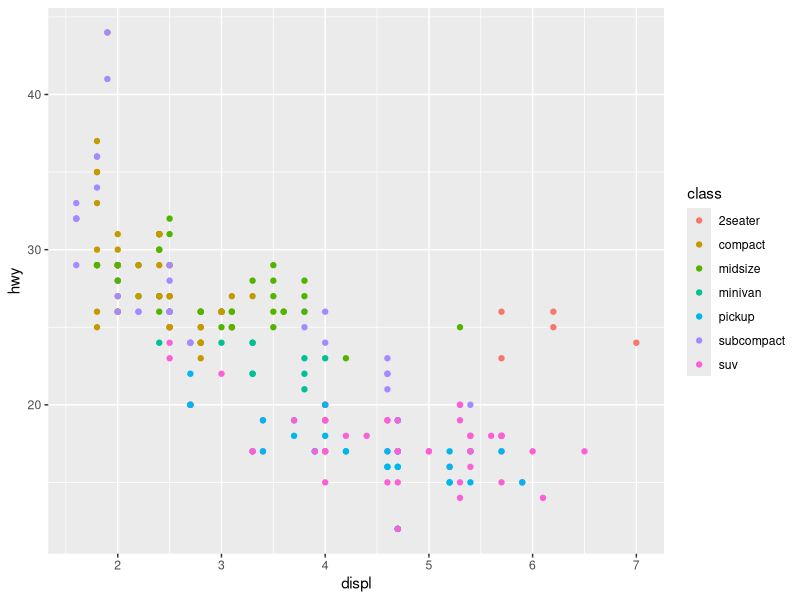
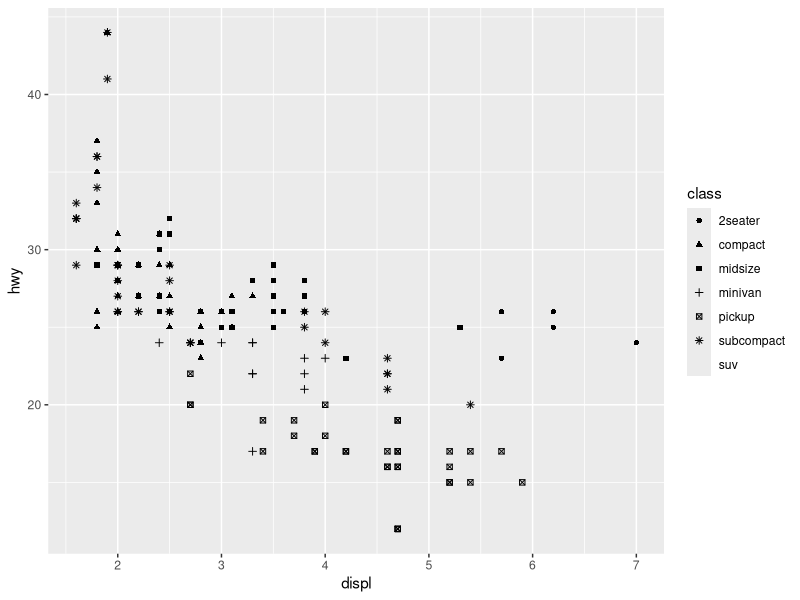
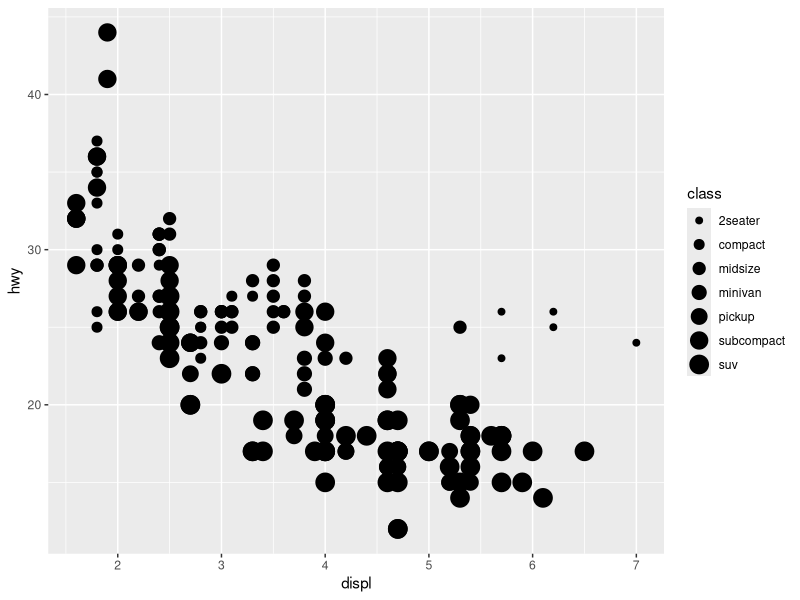
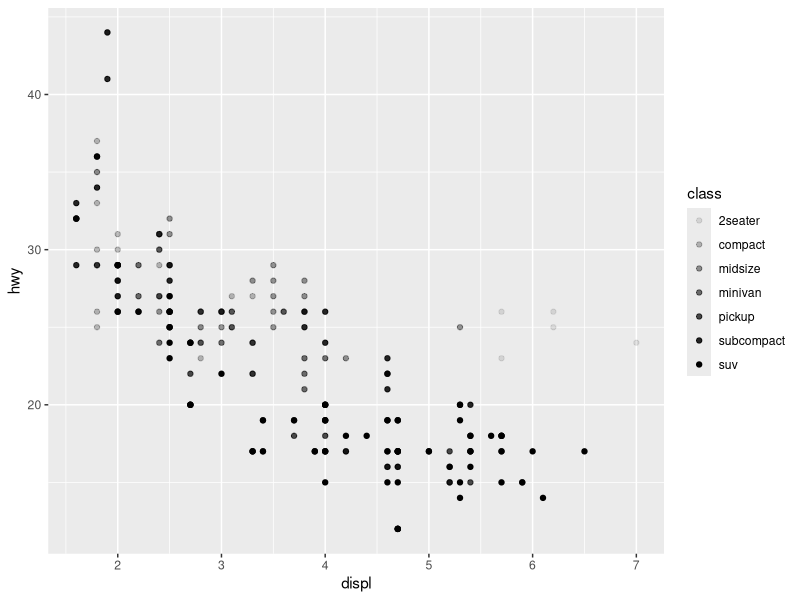
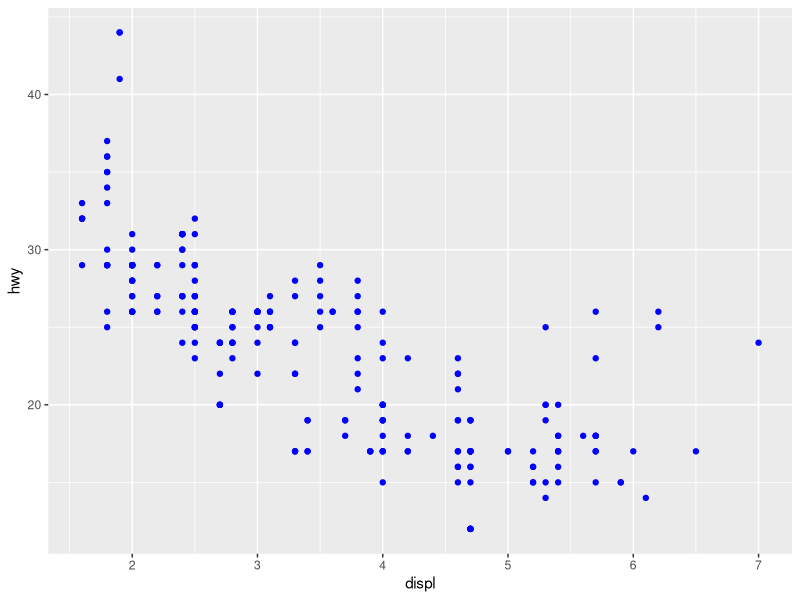
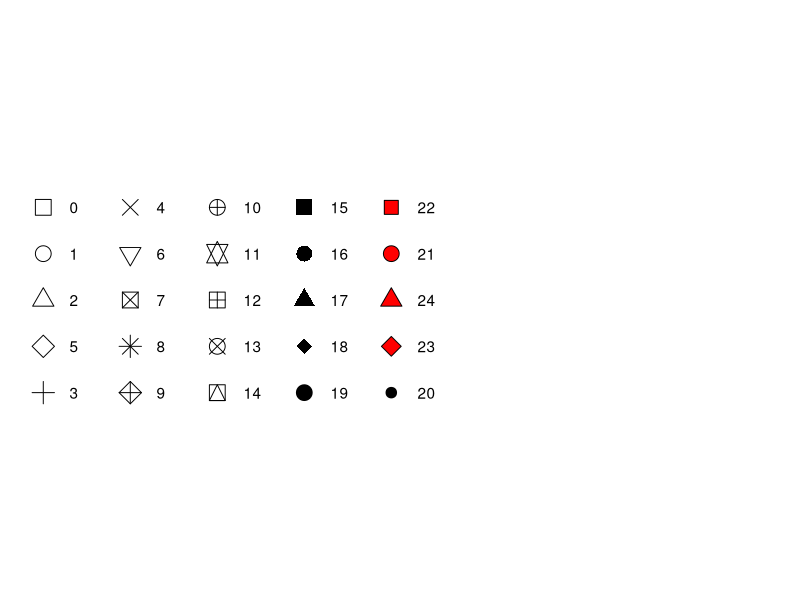
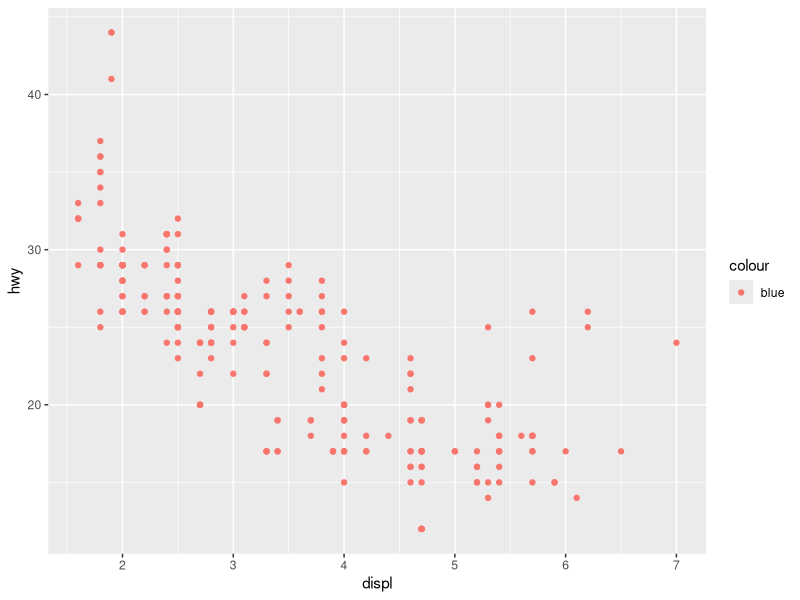
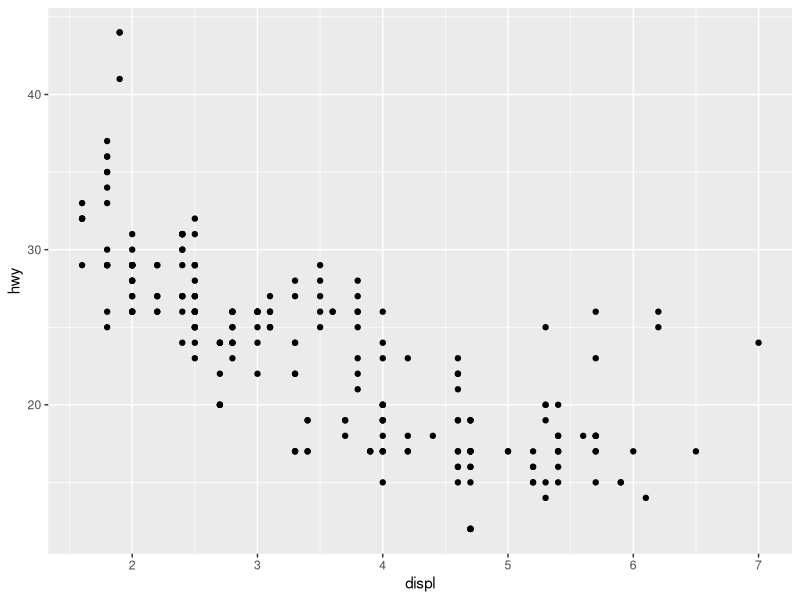

R code for these plots, in order: (Note: this script raises an error after producing the figures.)
# knitr::purl("https://raw.githubusercontent.com/hadley/r4ds/main/layers.qmd")
# ch10_layers.R

library(tidyverse)

mpg

# aesthetic mappings

# Left
ggplot(mpg, aes(x = displ, y = hwy, color = class)) +
  geom_point()

# Right
ggplot(mpg, aes(x = displ, y = hwy, shape = class)) +
  geom_point()

# Left
ggplot(mpg, aes(x = displ, y = hwy, size = class)) +
  geom_point()

# Right
ggplot(mpg, aes(x = displ, y = hwy, alpha = class)) +
  geom_point()

ggplot(mpg, aes(x = displ, y = hwy)) + 
  geom_point(color = "blue")

# shapes
shapes <- tibble(
  shape = c(0, 1, 2, 5, 3, 4, 6:19, 22, 21, 24, 23, 20),
  x = (0:24 %/% 5) / 2,
  y = (-(0:24 %% 5)) / 4
)
ggplot(shapes, aes(x, y)) + 
  geom_point(aes(shape = shape), size = 5, fill = "red") +
  geom_text(aes(label = shape), hjust = 0, nudge_x = 0.15) +
  scale_shape_identity() +
  expand_limits(x = 4.1) +
  scale_x_continuous(NULL, breaks = NULL) + 
  scale_y_continuous(NULL, breaks = NULL, limits = c(-1.2, 0.2)) + 
  theme_minimal() +
  theme(aspect.ratio = 1/2.75)


ggplot(mpg) + 
  geom_point(aes(x = displ, y = hwy, color = "blue"))


# exercises 10.2.1----

# Create a scatterplot of hwy vs. displ where the points are pink filled in triangles.

# Why did the following code not result in a plot with blue points?
  # 
  # ggplot(mpg) + 
  # geom_point(aes(x = displ, y = hwy, color = "blue"))

# What does the stroke aesthetic do? What shapes does it work with? (Hint: use ?geom_point)

# What happens if you map an aesthetic to something other than a variable name, like aes(color = displ < 5)? Note, you’ll also need to specify x and y.



# geoms ----
ggplot(mpg, aes(x = displ, y = hwy)) + 
  geom_point()

ggplot(mpg, aes(x = displ, y = hwy)) + 
  geom_smooth()

# Left
ggplot(mpg, aes(x = displ, y = hwy)) + 
  geom_point()

# Right
ggplot(mpg, aes(x = displ, y = hwy)) + 
  geom_smooth()

# Left
ggplot(mpg, aes(x = displ, y = hwy, shape = drv)) + 
  geom_smooth()

# Right
ggplot(mpg, aes(x = displ, y = hwy, linetype = drv)) + 
  geom_smooth()

ggplot(mpg, aes(x = displ, y = hwy, color = drv)) + 
  geom_point() +
  geom_smooth(aes(linetype = drv))



# Left
ggplot(mpg, aes(x = displ, y = hwy)) +
  geom_smooth()

# Middle
ggplot(mpg, aes(x = displ, y = hwy)) +
  geom_smooth(aes(group = drv))

# Right
ggplot(mpg, aes(x = displ, y = hwy)) +
  geom_smooth(aes(color = drv), show.legend = FALSE)

ggplot(mpg, aes(x = displ, y = hwy)) + 
  geom_point(aes(color = class)) + 
  geom_smooth()

ggplot(mpg, aes(x = displ, y = hwy)) + 
  geom_point() + 
  geom_point(
    data = mpg |> filter(class == "2seater"), 
    color = "red"
  ) +
  geom_point(
    data = mpg |> filter(class == "2seater"), 
    shape = "circle open", size = 3, color = "red"
  )


# Left
ggplot(mpg, aes(x = hwy)) +
  geom_histogram(binwidth = 2)

# Middle
ggplot(mpg, aes(x = hwy)) +
  geom_density()

# Right
ggplot(mpg, aes(x = hwy)) +
  geom_boxplot()


# ridges ----

library(ggridges)

ggplot(mpg, aes(x = hwy, y = drv, fill = drv, color = drv)) +
  geom_density_ridges(alpha = 0.5, show.legend = FALSE)


# exercises 10.3.1 ---- 

# What geom would you use to draw a line chart? A boxplot? A histogram? An area chart?

# ----

# Earlier in this chapter we used show.legend without explaining it:
  
  # ggplot(mpg, aes(x = displ, y = hwy)) +
  # geom_smooth(aes(color = drv), show.legend = FALSE)

# What does show.legend = FALSE do here? What happens if you remove it? Why do you think we used it earlier?

# ----

# What does the se argument to geom_smooth() do?
  
# Recreate the R code necessary to generate the following graphs. Note that wherever a categorical variable is used in the plot, it’s drv.
# (https://r4ds.hadley.nz/layers#exercises-1)


# facets ----

ggplot(mpg, aes(x = displ, y = hwy)) + 
  geom_point() + 
  facet_wrap(~cyl)

ggplot(mpg, aes(x = displ, y = hwy)) + 
  geom_point() + 
  facet_grid(drv ~ cyl)

ggplot(mpg, aes(x = displ, y = hwy)) + 
  geom_point() + 
  facet_grid(drv ~ cyl, scales = "free_y")


# Exercises 10.4.1 ----
# What happens if you facet on a continuous variable?
  
# What do the empty cells in the plot above with facet_grid(drv ~ cyl) mean? Run the following code. How do they relate to the resulting plot?
  
#   ggplot(mpg) +
#   geom_point(aes(x = drv, y = cyl))
# 
# What plots does the following code make? What does . do?
# 
#   ggplot(mpg) +
#   geom_point(aes(x = displ, y = hwy)) +
#   facet_grid(drv ~ .)
# 
# ggplot(mpg) +
#   geom_point(aes(x = displ, y = hwy)) +
#   facet_grid(. ~ cyl)
# 
# Take the first faceted plot in this section:
# 
#   ggplot(mpg) +
#   geom_point(aes(x = displ, y = hwy)) +
#   facet_wrap(~ class, nrow = 2)
# 
# What are the advantages to using faceting instead of the color aesthetic? What are the disadvantages? How might the balance change if you had a larger dataset?
# 
#   Read ?facet_wrap. What does nrow do? What does ncol do? What other options control the layout of the individual panels? Why doesn’t facet_grid() have nrow and ncol arguments?
# 
#   Which of the following plots makes it easier to compare engine size (displ) across cars with different drive trains? What does this say about when to place a faceting variable across rows or columns?
# 
#   ggplot(mpg, aes(x = displ)) +
#   geom_histogram() +
#   facet_grid(drv ~ .)
# 
# ggplot(mpg, aes(x = displ)) +
#   geom_histogram() +
#   facet_grid(. ~ drv)
# 
# Recreate the following plot using facet_wrap() instead of facet_grid(). How do the positions of the facet labels change?
# 
#   ggplot(mpg) +
#   geom_point(aes(x = displ, y = hwy)) +
#   facet_grid(drv ~ .)


# Statistical transformations ----
ggplot(mpg) + 
  geom_point(aes(x = drv, y = cyl))


ggplot(mpg) + 
  geom_point(aes(x = displ, y = hwy)) +
  facet_grid(drv ~ .)

ggplot(mpg) + 
  geom_point(aes(x = displ, y = hwy)) +
  facet_grid(. ~ cyl)


## -----------------------------------------------------------------------------------
#| fig-show: hide

ggplot(mpg) + 
  geom_point(aes(x = displ, y = hwy)) + 
  facet_wrap(~ class, nrow = 2)


## -----------------------------------------------------------------------------------
#| fig-show: hide
#| message: false

ggplot(mpg, aes(x = displ)) + 
  geom_histogram() + 
  facet_grid(drv ~ .)

ggplot(mpg, aes(x = displ)) + 
  geom_histogram() +
  facet_grid(. ~ drv)


## -----------------------------------------------------------------------------------
#| fig-show: hide

ggplot(mpg) + 
  geom_point(aes(x = displ, y = hwy)) +
  facet_grid(drv ~ .)


## -----------------------------------------------------------------------------------
#| fig-alt: |
#|   Bar chart of number of each cut of diamond. There are roughly 1500
#|   Fair, 5000 Good, 12000 Very Good, 14000 Premium, and 22000 Ideal cut
#|   diamonds.

ggplot(diamonds, aes(x = cut)) + 
  geom_bar()


## -----------------------------------------------------------------------------------
#| label: fig-vis-stat-bar
#| echo: false
#| out-width: "100%"
#| fig-cap: |
#|   When creating a bar chart we first start with the raw data, then
#|   aggregate it to count the number of observations in each bar,
#|   and finally map those computed variables to plot aesthetics.
#| fig-alt: |
#|   A figure demonstrating three steps of creating a bar chart.
#|   Step 1. geom_bar() begins with the diamonds data set. Step 2. geom_bar()
#|   transforms the data with the count stat, which returns a data set of
#|   cut values and counts. Step 3. geom_bar() uses the transformed data to
#|   build the plot. cut is mapped to the x-axis, count is mapped to the y-axis.

knitr::include_graphics("images/visualization-stat-bar.png")


## -----------------------------------------------------------------------------------
#| warning: false
#| fig-alt: |
#|   Bar chart of number of each cut of diamond. There are roughly 1500
#|   Fair, 5000 Good, 12000 Very Good, 14000 Premium, and 22000 Ideal cut
#|   diamonds.

diamonds |>
  count(cut) |>
  ggplot(aes(x = cut, y = n)) +
  geom_bar(stat = "identity")


## -----------------------------------------------------------------------------------
#| fig-alt: |
#|   Bar chart of proportion of each cut of diamond. Roughly, Fair
#|   diamonds make up 0.03, Good 0.09, Very Good 0.22, Premium 0.26, and
#|   Ideal 0.40.

ggplot(diamonds, aes(x = cut, y = after_stat(prop), group = 1)) + 
  geom_bar()


## -----------------------------------------------------------------------------------
#| fig-alt: |
#|   A plot with depth on the y-axis and cut on the x-axis (with levels
#|   fair, good, very good, premium, and ideal) of diamonds. For each level
#|   of cut, vertical lines extend from minimum to maximum depth for diamonds
#|   in that cut category, and the median depth is indicated on the line
#|   with a point.

ggplot(diamonds) + 
  stat_summary(
    aes(x = cut, y = depth),
    fun.min = min,
    fun.max = max,
    fun = median
  )


## -----------------------------------------------------------------------------------
#| fig-show: hide

ggplot(diamonds, aes(x = cut, y = after_stat(prop))) + 
  geom_bar()
ggplot(diamonds, aes(x = cut, fill = color, y = after_stat(prop))) + 
  geom_bar()


## -----------------------------------------------------------------------------------
#| layout-ncol: 2
#| fig-width: 4
#| fig-alt: |
#|   Two bar charts of drive types of cars. In the first plot, the bars have
#|   colored borders. In the second plot, they're filled with colors. Heights
#|   of the bars correspond to the number of cars in each cut category.

# Left
ggplot(mpg, aes(x = drv, color = drv)) + 
  geom_bar()

# Right
ggplot(mpg, aes(x = drv, fill = drv)) + 
  geom_bar()


## -----------------------------------------------------------------------------------
#| fig-alt: |
#|   Segmented bar chart of drive types of cars, where each bar is filled with
#|   colors for the classes of cars. Heights of the bars correspond to the
#|   number of cars in each drive category, and heights of the colored
#|   segments are proportional to the number of cars with a given class
#|   level within a given drive type level.

ggplot(mpg, aes(x = drv, fill = class)) + 
  geom_bar()


## -----------------------------------------------------------------------------------
#| layout-ncol: 2
#| fig-width: 4
#| fig-alt: |
#|   Segmented bar chart of drive types of cars, where each bar is filled with
#|   colors for the classes of cars. Heights of the bars correspond to the
#|   number of cars in each drive category, and heights of the colored
#|   segments are proportional to the number of cars with a given class
#|   level within a given drive type level. However the segments overlap. In
#|   the first plot the bars are filled with transparent colors
#|   and in the second plot they are only outlined with color.

# Left
ggplot(mpg, aes(x = drv, fill = class)) + 
  geom_bar(alpha = 1/5, position = "identity")

# Right
ggplot(mpg, aes(x = drv, color = class)) + 
  geom_bar(fill = NA, position = "identity")


## -----------------------------------------------------------------------------------
#| layout-ncol: 2
#| fig-width: 4
#| fig-alt: |
#|   On the left, segmented bar chart of drive types of cars, where each bar is
#|   filled with colors for the levels of class. Height of each bar is 1 and
#|   heights of the colored segments represent the proportions of cars
#|   with a given class level within a given drive type.
#|   On the right, dodged bar chart of drive types of cars. Dodged bars are
#|   grouped by levels of drive type. Within each group bars represent each
#|   level of class. Some classes are represented within some drive types and
#|   not represented in others, resulting in unequal number of bars within each
#|   group. Heights of these bars represent the number of cars with a given
#|   level of drive type and class.

# Left
ggplot(mpg, aes(x = drv, fill = class)) + 
  geom_bar(position = "fill")

# Right
ggplot(mpg, aes(x = drv, fill = class)) + 
  geom_bar(position = "dodge")


## -----------------------------------------------------------------------------------
#| echo: false
#| fig-alt: |
#|   Scatterplot of highway fuel efficiency versus engine size of cars that
#|   shows a negative association.

ggplot(mpg, aes(x = displ, y = hwy)) + 
  geom_point()


## -----------------------------------------------------------------------------------
#| fig-alt: |
#|   Jittered scatterplot of highway fuel efficiency versus engine size of cars.
#|   The plot shows a negative association.

ggplot(mpg, aes(x = displ, y = hwy)) + 
  geom_point(position = "jitter")


## -----------------------------------------------------------------------------------
#| fig-show: hide

ggplot(mpg, aes(x = cty, y = hwy)) + 
  geom_point()


## -----------------------------------------------------------------------------------
#| fig-show: hide

ggplot(mpg, aes(x = displ, y = hwy)) +
  geom_point()
ggplot(mpg, aes(x = displ, y = hwy)) +
  geom_point(position = "identity")


## -----------------------------------------------------------------------------------
#| layout-ncol: 2
#| fig-width: 3
#| message: false
#| fig-alt: |
#|   Two maps of the boundaries of New Zealand. In the first plot the aspect
#|   ratio is incorrect, in the second plot it is correct.

nz <- map_data("nz")

ggplot(nz, aes(x = long, y = lat, group = group)) +
  geom_polygon(fill = "white", color = "black")

ggplot(nz, aes(x = long, y = lat, group = group)) +
  geom_polygon(fill = "white", color = "black") +
  coord_quickmap()


## -----------------------------------------------------------------------------------
#| layout-ncol: 2
#| fig-width: 3
#| fig-asp: 1
#| fig-alt: |
#|   There are two plots. On the left is a bar chart of clarity of diamonds,
#|   on the right is a Coxcomb chart of the same data.

bar <- ggplot(data = diamonds) + 
  geom_bar(
    mapping = aes(x = clarity, fill = clarity), 
    show.legend = FALSE,
    width = 1
  ) + 
  theme(aspect.ratio = 1)

bar + coord_flip()
bar + coord_polar()


## -----------------------------------------------------------------------------------
#| fig-show: hide

ggplot(data = mpg, mapping = aes(x = cty, y = hwy)) +
  geom_point() + 
  geom_abline() +
  coord_fixed()


## -----------------------------------------------------------------------------------
#| label: fig-visualization-grammar
#| echo: false
#| fig-alt: |
#|   A figure demonstrating the steps for going from raw data to table of
#|   frequencies where each row represents one level of cut and a count column
#|   shows how many diamonds are in that cut level. Then, these values are
#|   mapped to heights of bars.
#| fig-cap: |
#|   Steps for going from raw data to a table of frequencies to a bar plot where
#|   the heights of the bar represent the frequencies.

knitr::include_graphics("images/visualization-grammar.png")


